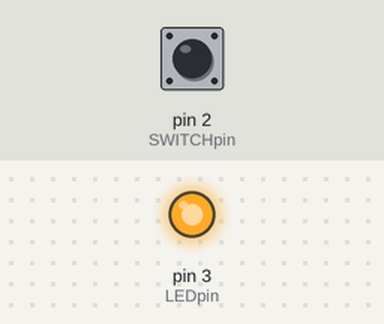
The sketch below on a simulated Arduino Uno, built with avr-gcc and run on an emulated ATmega328P. Shown: output pins drawn as LEDs (lit = HIGH). The test bench sets the inputs (shaded band); at power-on: pin 2 (SWITCHpin) HIGH.

Above: at 1.2 s.
1.3 s: pin 2 (SWITCHpin) pulled LOW for 0.15 s
At 2.3 s:
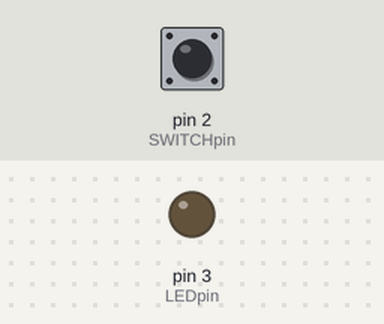
2.9 s: pin 2 (SWITCHpin) pulled LOW for 1 s
At 3.5 s:
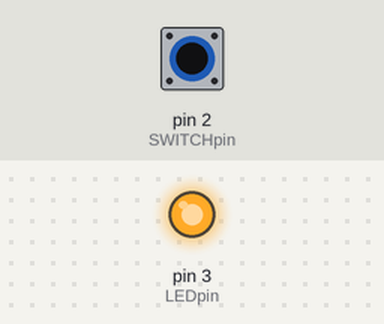
5.4 s: pin 2 (SWITCHpin) pulled LOW for 3.2 s
At 6.6 s:
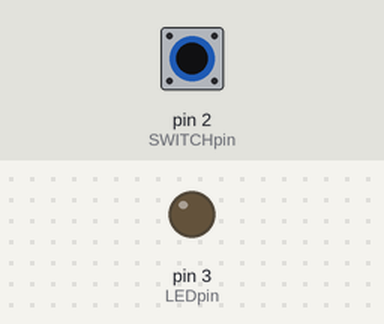
Timing chart, 0 to 8.4 s (numbered marks = the images above; inputs shaded):
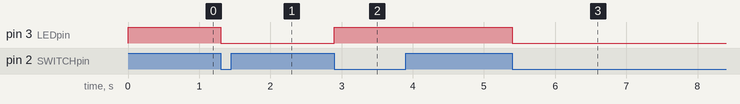

The sketch:

SimpleToggle_PB_LED.ino
```cpp
    /* SimpleToggle_PB_LED */
    // Added code to turn on LED on startup

#define LEDpin 3
#define SWITCHpin 2

byte LEDstate = HIGH;  //Set to turn on LED
byte SWITCHstate;
byte lastSWITCHstate;

void setup() {
  // put your setup code here, to run once:
pinMode(LEDpin, OUTPUT);
pinMode(SWITCHpin, INPUT);
digitalWrite(SWITCHpin, HIGH);
digitalWrite(LEDpin, LEDstate); //Turn on LED
}


void loop() {
  // put your main code here, to run repeatedly:

SWITCHstate = digitalRead(SWITCHpin);
if ((lastSWITCHstate == HIGH) && (SWITCHstate == LOW))
{
    LEDstate = !LEDstate;
    digitalWrite(LEDpin, LEDstate);

}
lastSWITCHstate = SWITCHstate;
}
```

Measured:
- after the input at 1.3 s, pin 3 (LEDpin): HIGH → LOW at once
- after the input at 2.9 s, pin 3 (LEDpin): LOW → HIGH at once
- after the input at 5.4 s, pin 3 (LEDpin): HIGH → LOW at once
